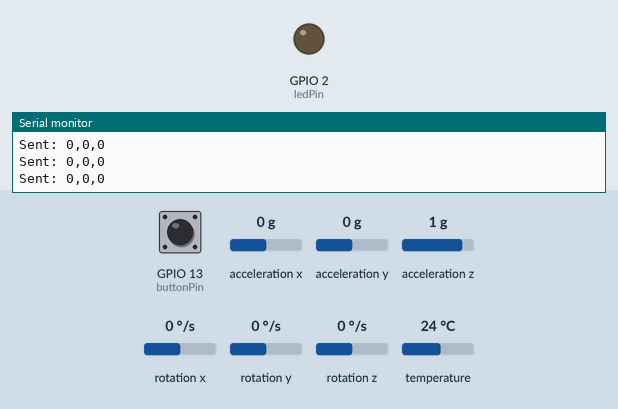
Simulated run of this sketch. Board: ESP8266 (NodeMCU). Shown: output pins drawn as LEDs (lit = HIGH), the last lines printed to the serial monitor. Inputs (shaded band) come from the test bench; at power-on: GPIO 13 (buttonPin) HIGH, acceleration x 0 g, acceleration y 0 g, acceleration z 1 g, rotation x 0 °/s, rotation y 0 °/s, rotation z 0 °/s, temperature 24 °C. WiFi joins after 1.5 s; servers stay silent unless stated.

Above: at 2.7 s.
2.8 s: GPIO 13 (buttonPin) pulled LOW for 0.25 s
At 3.04 s:
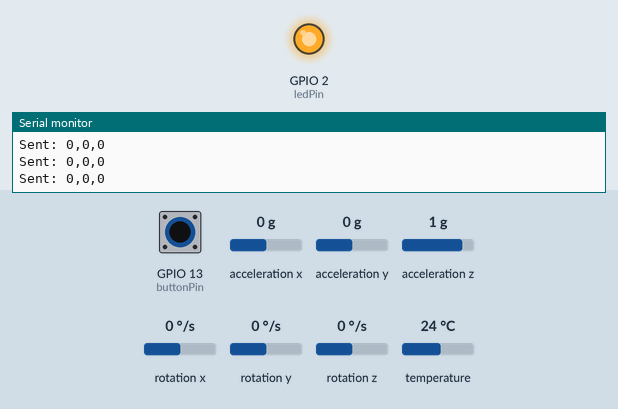
4.6 s: GPIO 13 (buttonPin) pulled LOW for 3.2 s
At 9.1 s:
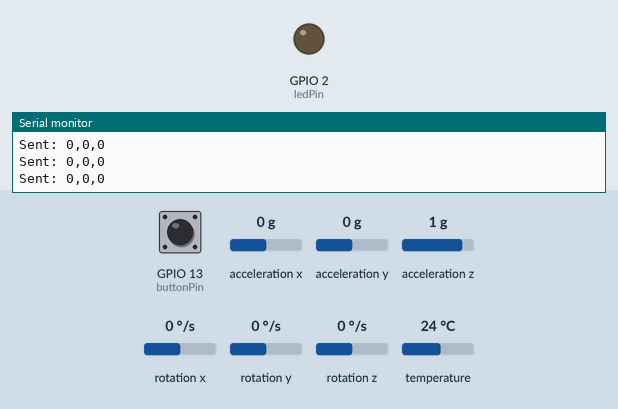
Timing chart, 0 to 10.6 s (numbered marks = the images above; inputs shaded):
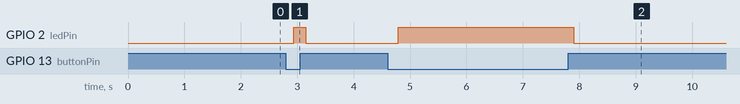

The sketch:

Sender_Module.ino
```cpp
#include <Wire.h>
#include <Adafruit_MPU6050.h>
#include <Adafruit_Sensor.h>
#include <ESP8266WiFi.h>

// ----- WiFi Settings -----
const char* ssid     = "Knordest";         // Replace with your WiFi SSID
const char* password = "jugbug69";     // Replace with your WiFi Password
const char* serverIP = "192.168.105.118";        // Replace with your Receiver's IP address (it changes with each change in the connection, so needs to be replaced everytime)
const int serverPort = 80;                   // Receiver's server port

// Create MPU6050 object
Adafruit_MPU6050 mpu;

// Pin definitions
const int buttonPin = 13; // Button on GPIO13
const int ledPin    = 2;  // LED on GPIO2

void setup() {
  Serial.begin(115200);
  Wire.begin();

  // Configure button pin with internal pull-up enabled.
  // With this setting, the pin will normally be HIGH, and when the button is pressed (connecting to ground) it will read LOW.
  pinMode(buttonPin, INPUT_PULLUP);

  // Configure LED pin as output.
  pinMode(ledPin, OUTPUT);

  // Connect to WiFi.
  Serial.print("Connecting to WiFi");
  WiFi.begin(ssid, password);
  while (WiFi.status() != WL_CONNECTED) {
    delay(5);
    Serial.print(".");
  }
  Serial.println("\nWiFi connected");

  // Initialize MPU6050.
  if (!mpu.begin()) {
    Serial.println("Failed to find MPU6050 chip");
    while (1) {
      delay(10);
    }
  }
  Serial.println("MPU6050 initialized");

  // Optional: Set accelerometer range and filter bandwidth.
  mpu.setAccelerometerRange(MPU6050_RANGE_4_G);
  mpu.setFilterBandwidth(MPU6050_BAND_5_HZ);
}

void loop() {
  // Read the button state.
  // With internal pull-up enabled, the button will read HIGH when not pressed,
  // and LOW when pressed.
  bool sensorEnabled = (digitalRead(buttonPin) == LOW);

  // Update the LED: turn it on if the button is pressed.
  digitalWrite(ledPin, sensorEnabled ? HIGH : LOW);

  String message;
  if (sensorEnabled) {
    // If the button is pressed, read the accelerometer.
    sensors_event_t a, g, temp;
    mpu.getEvent(&a, &g, &temp);

    // Create a CSV string with the X and Y acceleration values (with 2 decimal places)
    // and add an enable flag (1).
    message = String(a.acceleration.x, 2) + "," + String(a.acceleration.y, 2) + ",1";
  } else {
    // If not pressed, send zeros.
    message = "0,0,0";
  }

  // Transmit the message over WiFi to the receiver.
  WiFiClient client;
  if (client.connect(serverIP, serverPort)) {
    client.println(message);
    client.stop();
  } else {
    Serial.println("Failed to connect to receiver");
  }

  // Print the message to Serial for debugging.
  Serial.print("Sent: ");
  Serial.println(message);

  delay(5);
}
```

Measured:
- after the input at 2.8 s, GPIO 2 (ledPin): LOW → HIGH after 0.14 s, → LOW 0.21 s later
- after the input at 4.6 s, GPIO 2 (ledPin): LOW → HIGH after 0.19 s, → LOW 3.1 s later
